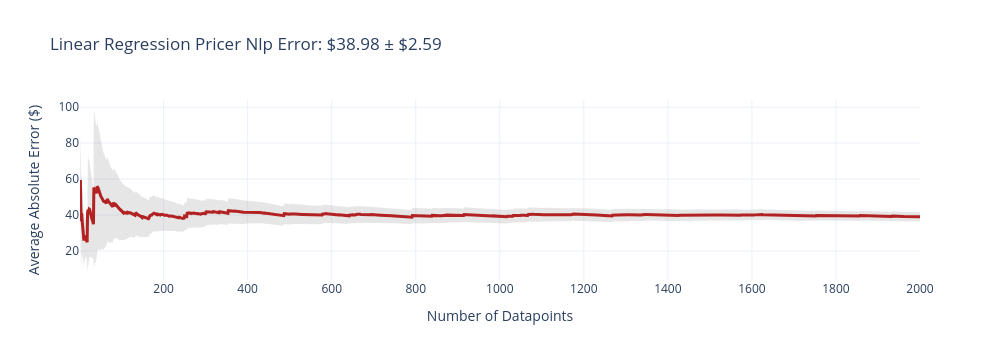
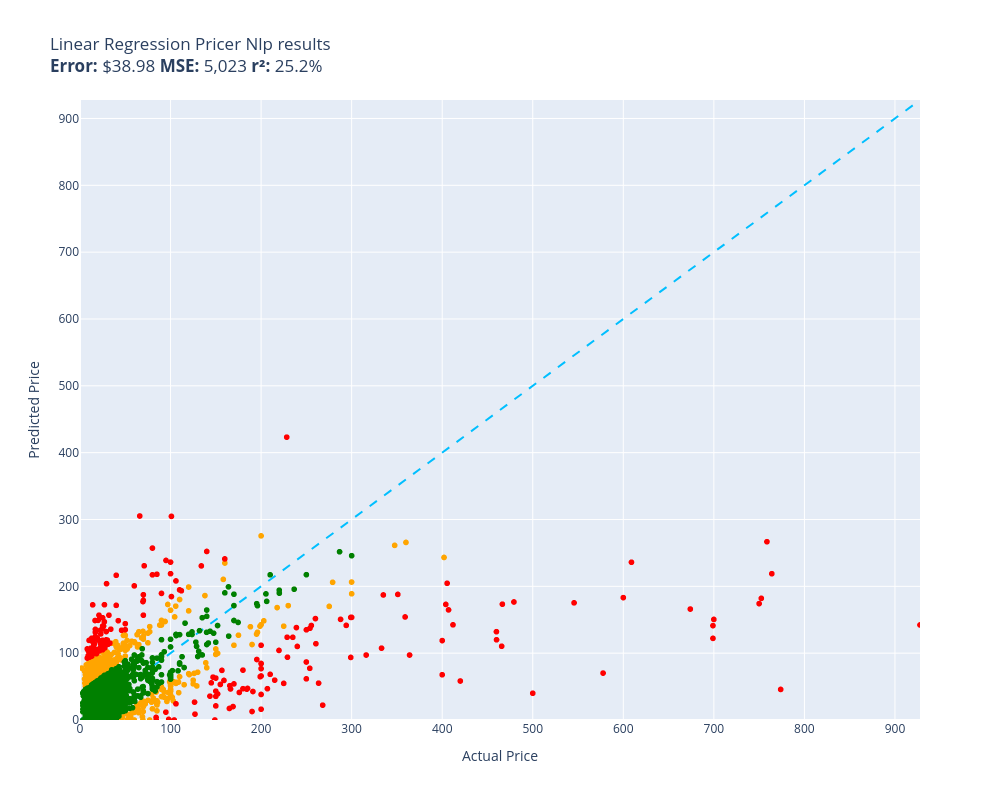

The code cell stored with these charts, in order, in its notebook:
### Code cell
# Evaluation
evaluate(linear_regression_pricer_nlp, test)

### Figure 1 — Plotly figure (JSON) as saved in the notebook; plotly's stock layout.template omitted (floating-point values rounded to 4 significant figures; data arrays with more than 128 entries replaced by an {"elided": "..."} marker saying what was removed)
{"data": [{"fill": "toself", "fillcolor": "rgba(128,128,128,0.2)", "hoverinfo": "skip", "line": {"color": "rgba(255,255,255,0)"}, "name": "95% CI", "showlegend": false, "type": "scatter", "x": {"elided": "4000 int values"}, "y": {"elided": "4000 float values"}}, {"customdata": {"elided": "2000x1 float values"}, "hovertemplate": "n=%{x}<br>Avg Error=$%{y:,.2f}<br>±95% CI=$%{customdata[0]:,.2f}<extra></extra>", "line": {"color": "firebrick", "width": 3}, "mode": "lines", "name": "Cumulative Avg Error", "type": "scatter", "x": {"elided": "2000 int values"}, "y": {"elided": "2000 float values"}}], "layout": {"height": 360, "showlegend": false, "title": {"text": "Linear Regression Pricer Nlp Error: $38.98 ± $2.59"}, "width": 1000, "xaxis": {"title": {"text": "Number of Datapoints"}}, "yaxis": {"title": {"text": "Average Absolute Error ($)"}}}}

### Figure 2 — Plotly figure (JSON) as saved in the notebook; plotly's stock layout.template omitted (floating-point values rounded to 4 significant figures; data arrays with more than 128 entries replaced by an {"elided": "..."} marker saying what was removed)
{"data": [{"customdata": {"elided": "396x1 str values"}, "hovertemplate": "%{customdata[0]}<extra></extra>", "legendgroup": "orange", "marker": {"color": "orange", "size": 6, "symbol": "circle"}, "mode": "markers", "name": "orange", "showlegend": true, "type": "scattergl", "x": {"elided": "396 float values"}, "xaxis": "x", "y": {"elided": "396 float values"}, "yaxis": "y"}, {"customdata": {"elided": "1409x1 str values"}, "hovertemplate": "%{customdata[0]}<extra></extra>", "legendgroup": "green", "marker": {"color": "green", "size": 6, "symbol": "circle"}, "mode": "markers", "name": "green", "showlegend": true, "type": "scattergl", "x": {"elided": "1409 float values"}, "xaxis": "x", "y": {"elided": "1409 float values"}, "yaxis": "y"}, {"customdata": {"elided": "195x1 str values"}, "hovertemplate": "%{customdata[0]}<extra></extra>", "legendgroup": "red", "marker": {"color": "red", "size": 6, "symbol": "circle"}, "mode": "markers", "name": "red", "showlegend": true, "type": "scattergl", "x": {"elided": "195 float values"}, "xaxis": "x", "y": {"elided": "195 float values"}, "yaxis": "y"}, {"hoverinfo": "skip", "line": {"color": "deepskyblue", "dash": "dash", "width": 2}, "mode": "lines", "name": "y = x", "showlegend": false, "type": "scatter", "x": [0, 927.6], "y": [0, 927.6]}], "layout": {"height": 800, "legend": {"title": {"text": "color"}, "tracegroupgap": 0}, "showlegend": false, "title": {"text": "Linear Regression Pricer Nlp results<br><b>Error:</b> $38.98 <b>MSE:</b> 5,023 <b>r²:</b> 25.2%"}, "width": 1000, "xaxis": {"anchor": "y", "domain": [0, 1], "range": [0, 927.6], "title": {"text": "Actual Price"}}, "yaxis": {"anchor": "x", "domain": [0, 1], "range": [0, 927.6], "title": {"text": "Predicted Price"}}}}
